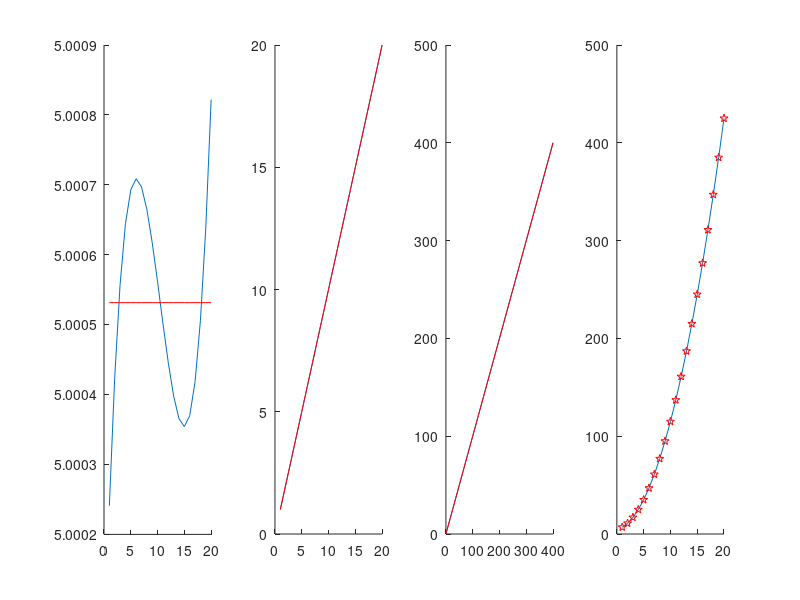

Write the MATLAB code that produced this figure.
function p 

in = (1:20)';
X = [in*0+1 in in.^2];
y = in+(in.^2)+5+0.000001*in.^3;

t = (X'*X)^-1*X'*y



close all

subplot(1,4,1);hold on
plot(in, y - X(:,2)*t(2) - X(:,3)*t(3))
plot(in, X(:,1)*t(1),'r')

subplot(1,4,2);hold on
plot(X(:,2), y - X(:,1)*t(1) - X(:,3)*t(3))
plot(X(:,2), X(:,2)*t(2),'r')

subplot(1,4,3);hold on
plot(X(:,3), y - X(:,1)*t(1) - X(:,2)*t(2))
plot(X(:,3), X(:,3)*t(3),'r')

subplot(1,4,4);hold on
plot(in, y)
plot(in, X*t, 'pr')



endfunction

